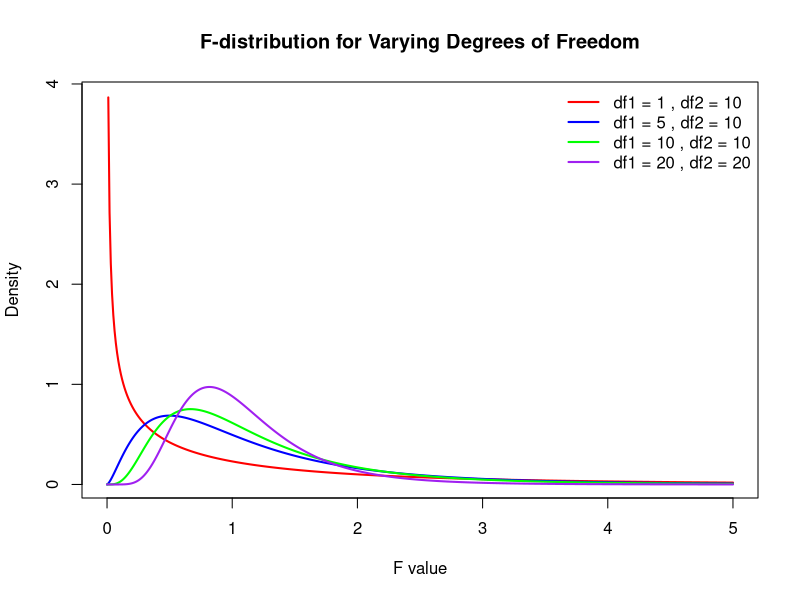
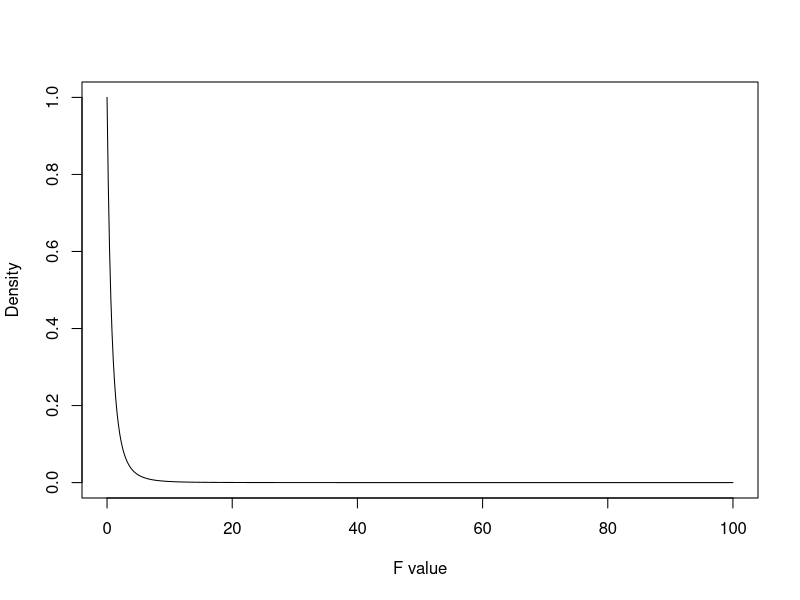
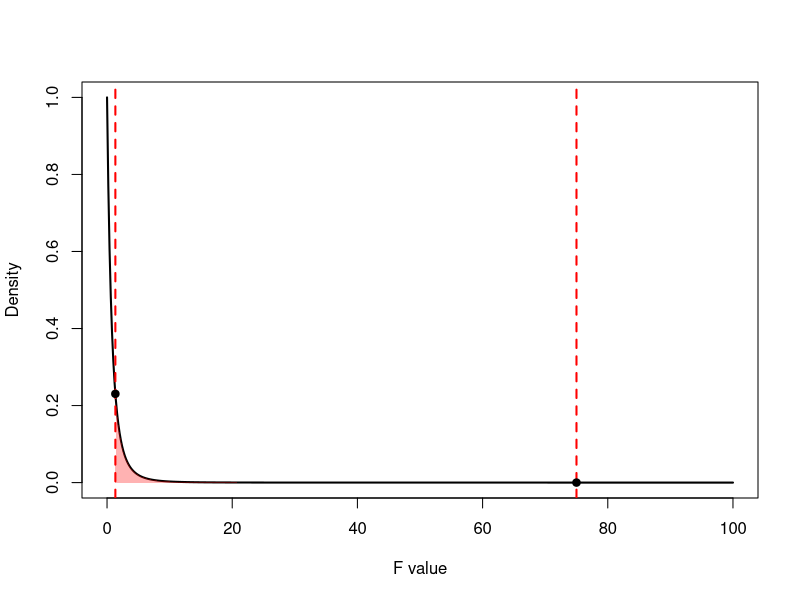
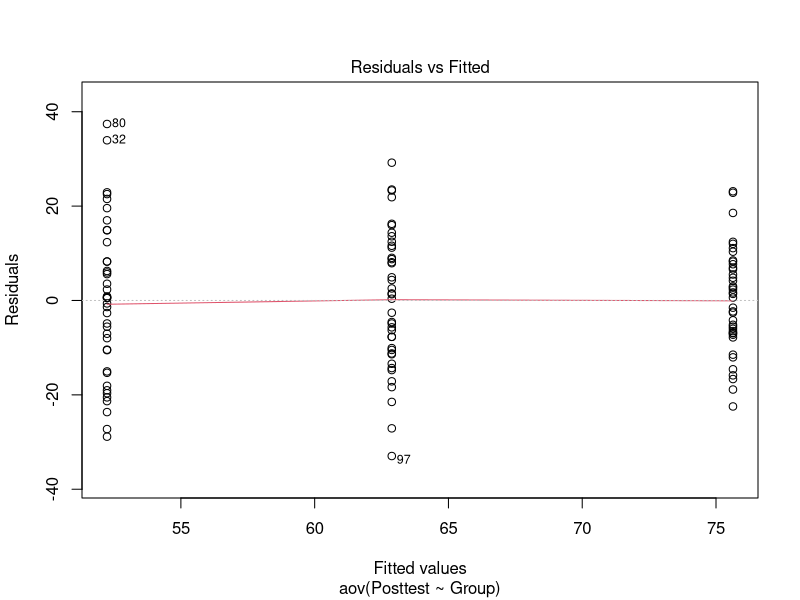
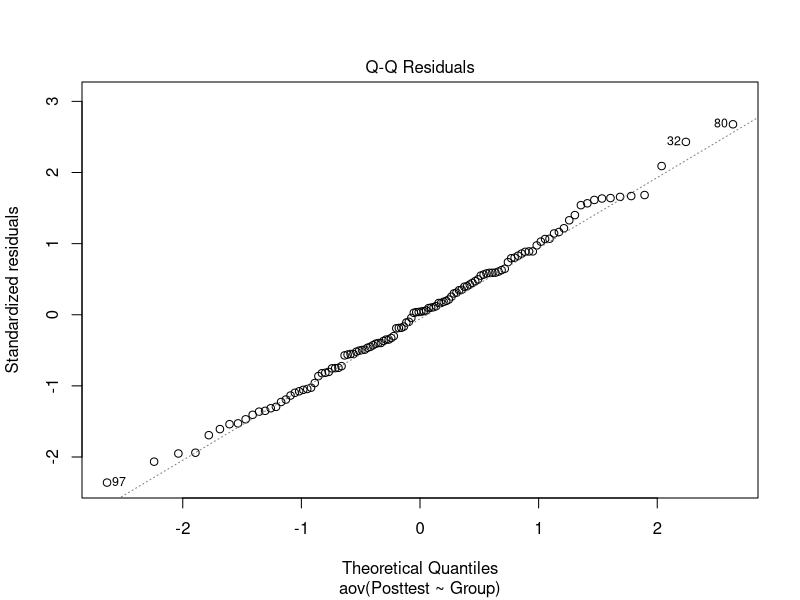
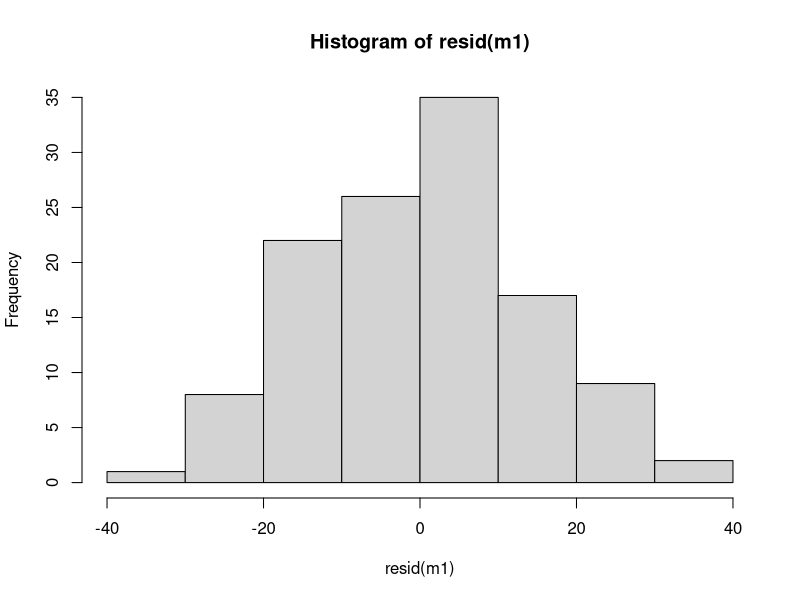
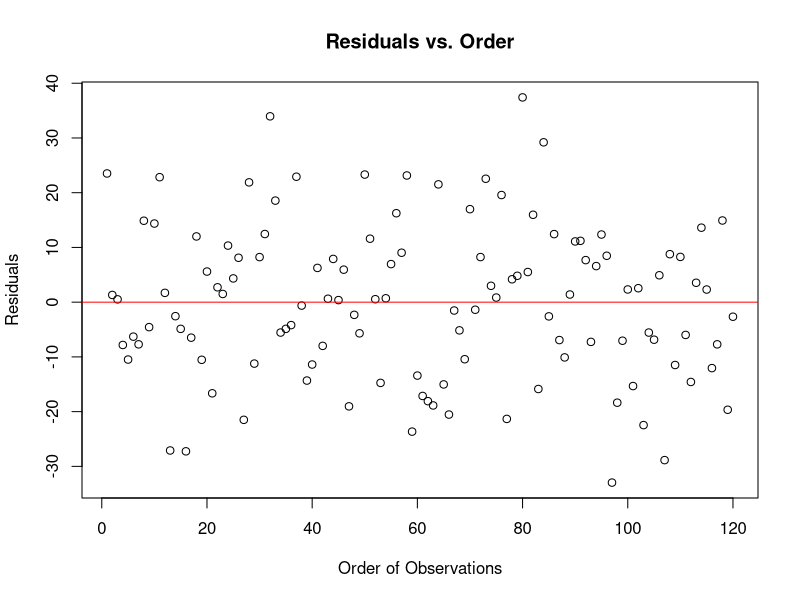

These charts were generated, in order, by the following R code:
## ---- chunk 1
multitask <- read.csv("Datasets/multitask_performance.csv")
m1 <- aov(Posttest~Group, data = multitask)
## ---- chunk 2
#| code-fold: true

# Define the range of F-values
x <- seq(0, 5, length.out = 500)

# Define degrees of freedom pairs
df_pairs <- list(
  c(1, 10),
  c(5, 10),
  c(10, 10),
  c(20, 20)
)

# Define colors for different lines
colors <- c("red", "blue", "green", "purple")

# Create an empty plot
plot(x, df(x, df_pairs[[1]][1], df_pairs[[1]][2]), type="n",
     xlab="F value", ylab="Density",
     main="F-distribution for Varying Degrees of Freedom")

# Loop through df pairs and add lines
for (i in seq_along(df_pairs)) {
  lines(x, df(x, df_pairs[[i]][1], df_pairs[[i]][2]), col=colors[i], lwd=2)
}

# Add a legend
legend("topright", legend=paste("df1 =", sapply(df_pairs, `[[`, 1), ", df2 =", sapply(df_pairs, `[[`, 2)), 
       col=colors, lwd=2, bty="n")

## ---- chunk 3

# Experiment 1 data 
exp1data <- data.frame(species = rep(c("A","B","C"), each = 3),
                       response = c(40,42,38,48,50,52,58,62,60))

exp1_anova <- aov(response~species, data = exp1data)
summary(exp1_anova)

## ---- chunk 4
# Experiment 2 data 
exp2data <- data.frame(species = rep(c("A","B","C"), each = 3),
                       response = c(40,25,55,65,35,50,45,75,60))

exp2_anova <- aov(response~species, data = exp2data)
summary(exp2_anova)

## ---- chunk 5
#| code-fold: true
# Define the range of F-values
x <- seq(0, 100, length.out = 500)
y <- df(x, df1 = 2, df2 = 6)
plot(x, y, type="l",
     xlab="F value", ylab="Density",
     main="")

## ---- chunk 6
#| code-fold: true
# Define x values
x <- seq(0, 100, length.out = 500)
y <- df(x, df1 = 2, df2 = 6)

# Define test_stats
test_stats <- c(75, 1.33)

# Plot the F-distribution density curve
plot(x, y, type = "l", col = "black", lwd = 2,
     xlab = "F value", ylab = "Density",
     main = "")

# Add vertical lines at test_stats
abline(v = test_stats, col = "red", lty = 2, lwd = 2)

# Shade the areas to the right of the test_stats
polygon(c(test_stats[1], x[x >= test_stats[1]], max(x)), 
        c(0, y[x >= test_stats[1]], 0), col = rgb(0, 0, 1, 0.3), border = NA)

polygon(c(test_stats[2], x[x >= test_stats[2]], max(x)), 
        c(0, y[x >= test_stats[2]], 0), col = rgb(1, 0, 0, 0.3), border = NA)

# Add points at the critical values
points(test_stats, df(test_stats, df1 = 2, df2 = 6), pch = 19, col = "black")

## ---- chunk 7
f_statistic <- 1.33
df1 <- 2  # Numerator degrees of freedom
df2 <- 6  # Denominator degrees of freedom

# Upper-tail probability (right-tailed test)
p_value <- 1 - pf(f_statistic, df1, df2)
p_value
## ---- chunk 8
# F4,4 0.05

qf(p = 0.05, df1 = 4, df2 = 4, lower.tail = FALSE) # if lower.tail = TRUE which is the default, the critical value with probability 0.05 to the left would be return. 

# F10,2 0.11
qf(p = 0.1,   df1 = 10, df2 = 2, lower.tail = FALSE)

# F1,1 0.025
qf(p = 0.025, df1 = 1,  df2 = 1, lower.tail = FALSE)

# F7,3 0.01
qf(p = 0.01,  df1 = 7,  df2 = 3, lower.tail = FALSE)

## ---- chunk 9

# m1 <- aov(Posttest ~ Group, data = multitask)

summary(m1)

## ---- chunk 10

plot(m1, which = 1)

## ---- chunk 11

plot(m1, which = 2)

## ---- chunk 12

hist(resid(m1))

## ---- chunk 13

plot(resid(m1) ~ seq_along(resid(m1)), 
     xlab = "Order of Observations", 
     ylab = "Residuals", 
     main = "Residuals vs. Order")
abline(h = 0, col = "red")


